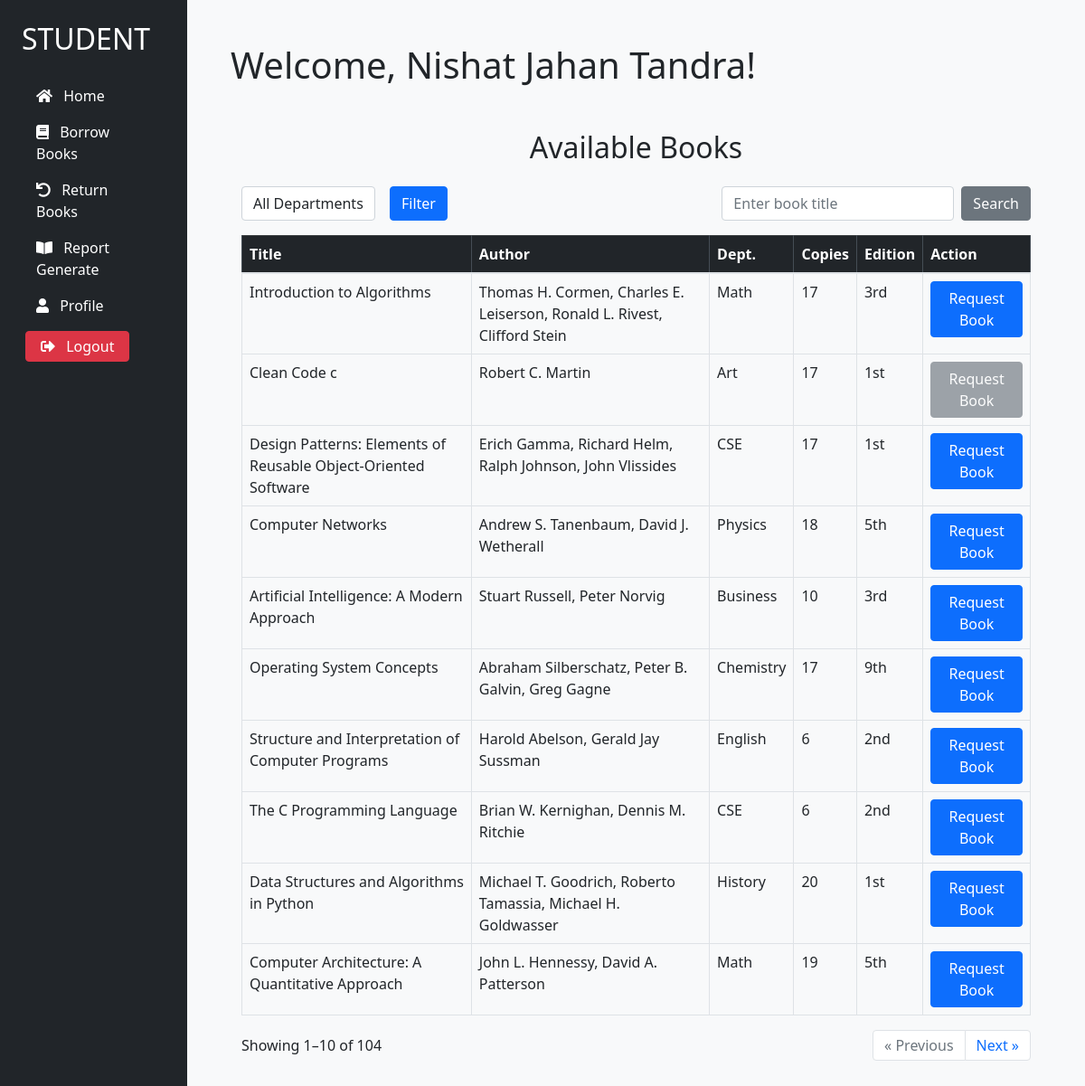
The app's page /student/dashboard/ (signed in) with its own data.
### library/models.py (models this page shows, shortened)
class Student(models.Model):
    user = models.OneToOneField(User, on_delete=models.CASCADE,)
    student_id = models.CharField(max_length=20, unique=True)
    name = models.CharField(max_length=255)
    department = models.CharField(max_length=100)
    session = models.CharField(max_length=100)
    email = models.EmailField(unique=True)
    mobile_number = models.CharField(max_length=15)
    profile_image = models.ImageField(upload_to='student_images/')
    is_verified = models.BooleanField(default=False)

class Book(models.Model):
    book_id = models.CharField(max_length=20, unique=True)
    title = models.CharField(max_length=255)
    author = models.CharField(max_length=255)
    edition = models.CharField(max_length=50, blank=True)
    publication = models.CharField(max_length=255, blank=True)
    isbn = models.CharField(max_length=20, unique=True)
    number_of_copies_available = models.PositiveIntegerField(default=0)
    book_dept = models.CharField(max_length=100, blank=True)

### library/views.py (the view)
# urls.py: path('student/dashboard/', views.student_dashboard, name='student_dashboard'),
@login_required(login_url='student_login')
def student_dashboard(request):
    student = request.user.student
    borrowed_books_ids = BorrowedBook.objects.filter(student=student, status='Issued').values_list('book__id', flat=True)
    requested_book_ids = BookRequest.objects.filter(user=request.user, status='REQUESTED').values_list('book__id', flat=True)
    policy = LibraryPolicy.objects.first()
    max_books = policy.max_books_per_student if policy else 3
    current_count = BorrowedBook.objects.filter(student=request.user.student, status='Issued').count() + \
                    BookRequest.objects.filter(user=request.user, status='REQUESTED').count()
    selected_dept = request.GET.get('dept', '')
    search_text = request.GET.get('search', '')
    page_number = request.GET.get('page', 1)  # default to 1 if no page is provided
    request.session['dept'] = selected_dept
    request.session['search'] = search_text
    books_list = Book.objects.all().order_by('pk')
    if selected_dept:
        books_list = books_list.filter(book_dept=selected_dept)
    if search_text:
        books_list = books_list.filter(title__icontains=search_text)
    departments = Book.objects.values_list('book_dept', flat=True).distinct()
    paginator = Paginator(books_list, 10)
    page_obj = paginator.get_page(page_number)
    return render(request, 'student_dashboard/dashboard.html', {
        'student_name': student.name,
        'borrowed_books_ids': list(borrowed_books_ids),
        'requested_book_ids': list(requested_book_ids),
        'page_obj': page_obj,
        'selected_dept': selected_dept,
        'search_text': search_text,
        'departments': departments,
        'max_books': max_books,
        'current_count': current_count,
    })

### templates/student_dashboard/dashboard.html (shortened to what this page needs)
{% extends "student_dashboard/student_base.html" %}
{% load static %}
{% block content %}
<link href="https://cdn.jsdelivr.net/npm/bootstrap@5.1.3/dist/css/bootstrap.min.css" rel="stylesheet">
<h1 class="text-2xl font-bold mb-4">Welcome, {{ student_name }}!</h1>
<div class="container my-5">
    <h2 class="mb-4 text-center">Available Books</h2>
    <div
        class="row mb-3 d-flex align-items-center justify-content-between mt-4">
        <div class="col-auto">
            <form method="GET" class="d-flex align-items-center">
                <select name="dept" id="dept" class="form-control me-2">
                    <option value>All Departments</option>
                </select>
                <button type="submit"
                    class="btn btn-primary ml-2">Filter</button>
            </form>
        </div>
        <div class="col-auto ms-auto">
            <form method="GET" class="d-flex align-items-center">
                <input type="text" name="search" id="search"
                    class="form-control mr-2" placeholder="Enter book title"
                    value="{{ search_text }}">
                <button type="submit" class="btn btn-secondary">Search</button>
            </form>
        </div>
    </div>
    <table class="table table-bordered">
        <thead class="table-dark">
            <tr>
                <th>Title</th>
                <th>Author</th>
                <th>Dept.</th>
                <th>Copies</th>
                <th>Edition</th>
                <th>Action</th>
            </tr>
        </thead>
        <tbody>
            {% for book in page_obj.object_list %}
            <tr>
                <td>{{ book.title }}</td>
                <td>{{ book.author }}</td>
                <td>{{ book.book_dept }}</td>
                <td>{{ book.number_of_copies_available }}</td>
                <td>{{ book.edition }}</td>
                <td>
                    {% if book.id in requested_book_ids %}
                        <span data-bs-toggle="tooltip" title="Already requested">
                            <button class="btn btn-secondary" disabled>Requested</button>
                        </span>
                    {% elif current_count >= max_books %}
                        <span data-bs-toggle="tooltip" title="You have reached the maximum allowed books ({{ max_books }})">
                            <button class="btn btn-secondary" disabled>Request Book</button>
                        </span>
                    {% elif book.id in borrowed_books_ids %}
                        <span data-bs-toggle="tooltip" title="Already Issued">
                            <button class="btn btn-secondary" disabled>Request Book</button>
                        </span>
                    {% elif book.number_of_copies_available == 0 %}
                        <span data-bs-toggle="tooltip" title="Book is unavailable">
                            <button class="btn btn-secondary" disabled>Request Book</button>
                        </span>
                    {% else %}
                        <form method="post" action="{% url 'request_book' book.id %}">
                            <button class="btn btn-primary">Request Book</button>
                        </form>
                    {% endif %}
                </td>
            </tr>
            {% empty %}
            <tr>
                <td colspan="6" class="text-center">No books found.</td>
            </tr>
            {% endfor %}
        </tbody>
    </table>
    <div class="d-flex justify-content-between align-items-center">
        <p class="mb-0">Showing {{ page_obj.start_index }}–{{ page_obj.end_index }} of {{ page_obj.paginator.count }}</p>
        <ul class="pagination mb-0">
            {% if page_obj.has_previous %}
            <li class="page-item">
                <a class="page-link"
                   href="?page={{ page_obj.previous_page_number }}&dept={{ selected_dept }}&search={{ search_text }}">
                   &laquo; Previous</a>
            </li>
            {% else %}
            <li class="page-item disabled"><span class="page-link">&laquo; Previous</span></li>
            {% endif %}
            {% if page_obj.has_next %}
            <li class="page-item">
                <a class="page-link"
                   href="?page={{ page_obj.next_page_number }}&dept={{ selected_dept }}&search={{ search_text }}">
                   Next &raquo;</a>
            </li>
            {% else %}
            <li class="page-item disabled"><span class="page-link">Next &raquo;</span></li>
            {% endif %}
        </ul>
    </div>
</div>
</body>
{% endblock %}

### records on screen
Student: name "Nishat Jahan Tandra"
Book: title "Introduction to Algorithms", author "Thomas H. Cormen, Charles E. Leiserson, Ronald L. Rivest, Clifford Stein", book_dept "Math", number_of_copies_available "17", edition "3rd", shows "Request Book"
Book: title "Clean Code c", author "Robert C. Martin", book_dept "Art", number_of_copies_available "17", edition "1st", shows "Request Book"
Book: title "Design Patterns: Elements of Reusable Object-Oriented Software", author "Erich Gamma, Richard Helm, Ralph Johnson, John Vlissides", book_dept "CSE", number_of_copies_available "17", edition "1st", shows "Request Book"
Book: title "Computer Networks", author "Andrew S. Tanenbaum, David J. Wetherall", book_dept "Physics", number_of_copies_available "18", edition "5th", shows "Request Book"
Book: title "Artificial Intelligence: A Modern Approach", author "Stuart Russell, Peter Norvig", book_dept "Business", number_of_copies_available "10", edition "3rd", shows "Request Book"
Book: title "Operating System Concepts", author "Abraham Silberschatz, Peter B. Galvin, Greg Gagne", book_dept "Chemistry", number_of_copies_available "17", edition "9th", shows "Request Book"
Book: title "Structure and Interpretation of Computer Programs", author "Harold Abelson, Gerald Jay Sussman", book_dept "English", number_of_copies_available "6", edition "2nd", shows "Request Book"
Book: title "The C Programming Language", author "Brian W. Kernighan, Dennis M. Ritchie", book_dept "CSE", number_of_copies_available "6", edition "2nd", shows "Request Book"
Book: title "Data Structures and Algorithms in Python", author "Michael T. Goodrich, Roberto Tamassia, Michael H. Goldwasser", book_dept "History", number_of_copies_available "20", edition "1st", shows "Request Book"
Book: title "Computer Architecture: A Quantitative Approach", author "John L. Hennessy, David A. Patterson", book_dept "Math", number_of_copies_available "19", edition "5th", shows "Request Book"

### other values on screen
{{ page_obj.start_index }} "1"
{{ page_obj.end_index }} "10"
{{ page_obj.paginator.count }} "104"
